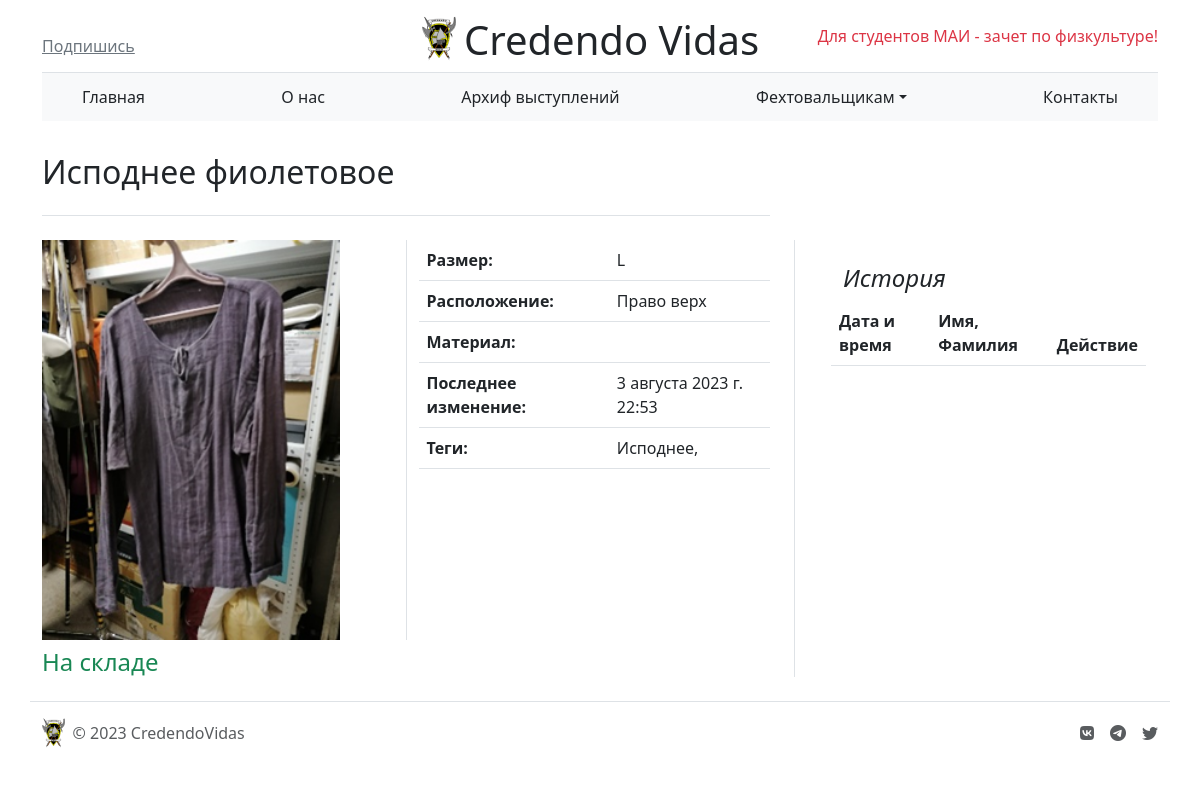
The app's page /store/item-id=12 with its own data.
### store/models.py (models this page shows, shortened)
class Item(models.Model):
    STORED = True
    ACTIVE = False
    STATUS_CHOISES = [
        (STORED, 'На складе'),
        (ACTIVE, 'В работе')
    ]
    name = models.CharField('Название', max_length=100)
    photo = models.ImageField(upload_to='store/item_images/', default="No-Image-Placeholder.svg")
    place = models.CharField('Место на складе', max_length=50)
    size = models.CharField('Размер', max_length=30, blank=True)
    material = models.CharField('Материал', max_length=30, blank=True)
    status = models.BooleanField('Статус', choices=STATUS_CHOISES)
    color = models.ManyToManyField(Color)
    last_status_change = models.DateTimeField('Последнее изменение статуса')
    tags = models.ManyToManyField(Tag, blank=True, null=True)
    category = models.ForeignKey(Category, on_delete=models.CASCADE, verbose_name="Категория", blank=True, default=14)
    quantity_available = models.IntegerField('Доступное количество', default=1)
    quantity_total = models.IntegerField('Общее количество', default=1)
    class Meta:
        verbose_name = 'Предмет'
        verbose_name_plural = 'Предметы'

class Tag(models.Model):
    title = models.CharField('Название тега', max_length=15)
    class Meta:
        verbose_name = 'Тег'
        verbose_name_plural = 'Теги'

### store/views.py (the view)
# urls.py: path('item-id=<int:id>', views.item, name='item'),
def item(request, id):
    item = Item.objects.get(id=id)
    history = Operation.objects.filter(item=item)
    context = {'item': item,
               'history': history}
    return render(request, 'store/item.html', context)

### templates/store/item.html (shortened to what this page needs)
{% extends 'main/layout.html' %}
{% load static %}
{% block content %}
    <main class="container">
  <div class="row g-5">
    <div class="col-md-8">
      <h2 class="pb-4 my-4 border-bottom">
          {{ item.name }}
      </h2>
    </div>
  </div>
    <div class="row g-5">
        <div class="col-8">
            <div class="row mb-2 justify-content-center">
                <div class="col">
                    <img src="{{ item.photo.url }}" height="400px">
                </div>
                <div class="col border-start">
                    <table class="table">
                        <tbody>
                            <tr>
                                <th scope="row">Размер:</th>
                                <td>{{ item.size }}</td>
                            </tr>
                            <tr>
                                    <th scope="row">Расположение:</th>
                                    <td>{{ item.place }}</td>
                            </tr>
                            <tr>
                                    <th scope="row">Материал:</th>
                                    <td>{{ item.material }}</td>
                            </tr>
                            <tr>
                                    <th scope="row">Последнее изменение:</th>
                                    <td>{{ item.last_status_change }}</td>
                            </tr>
                            <tr>
                                    <th scope="row">Теги:</th>
                                    <td>{% for tag in item.tags.all %}
                                        {{ tag.title }},
                                        {% endfor %}
                                    </td>
                            </tr>
                        </tbody>
                    </table>
                </div>
            </div>
            <div class="row">
                <div class="col">
                    {% if item.quantity_total > 1 %}
                        {% if item.quantity_available > 0 %}
                            <h4 class="mb-0 text-success"> Доступно: {{ item.quantity }}</h4>
                        {% else %}
                            <h4 class="mb-0 text-danger"> Все в работе</h4>
                        {% endif %}
                    {% else %}
                        {% if item.status == item.STORED %}
                                <h4 class="mb-0 text-success"> На складе</h4>
                        {% else %}
                                <h4 class="mb-0 text-danger"> В работе</h4>
                        {% endif %}
                    {% endif %}
                </div>
            </div>
        </div>
        <div class="col-4 border-start">
          <div class="position-sticky" style="top: 2rem;">
            <div class="p-4">
              <h4 class="fst-italic">История</h4>
              <div class="row justify-content-between">
                  <table class="table">
                      <thead>
                        <tr>
                            <th scope="col">Дата и время</th>
                            <th scope="col">Имя, Фамилия</th>
                            <th scope="co">Действие</th>
                        </tr>
                      </thead>
                  </table>
              </div>
            </div>
          </div>
        </div>
    </div>
</main>
{% endblock %}

### records on screen
Item: name "Исподнее фиолетовое", photo (picture), size "L", place "Право верх", last_status_change "3 августа 2023 г. 22:53"
Tag: title "Исподнее"
